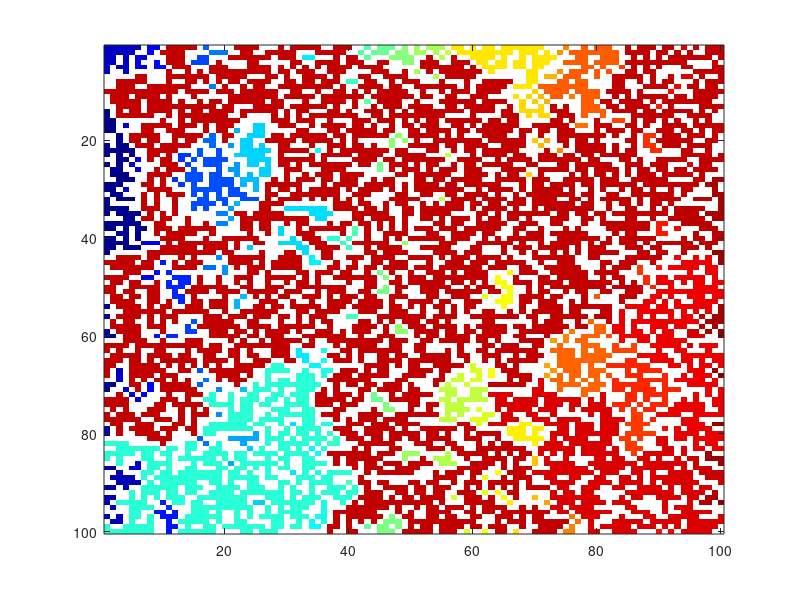

The MATLAB source for this figure:



L = 100;
r = rand(L,L);  %random numbers between 0 and 1
p = 0.6;
z = r<p; % This generates the binary array, those that are smaller than 0.6 are becoming 1, the rest zero
[lw,num] = bwlabel(z,4); %lw: numbered connected components, num: total number of connected components


%display
img = label2rgb(lw);
image(img);

s = regionprops(lw,'Area');
area = cat(1,s.Area);

s = regionprops(lw,'BoundingBox');
bbox = cat(1,s.BoundingBox);

